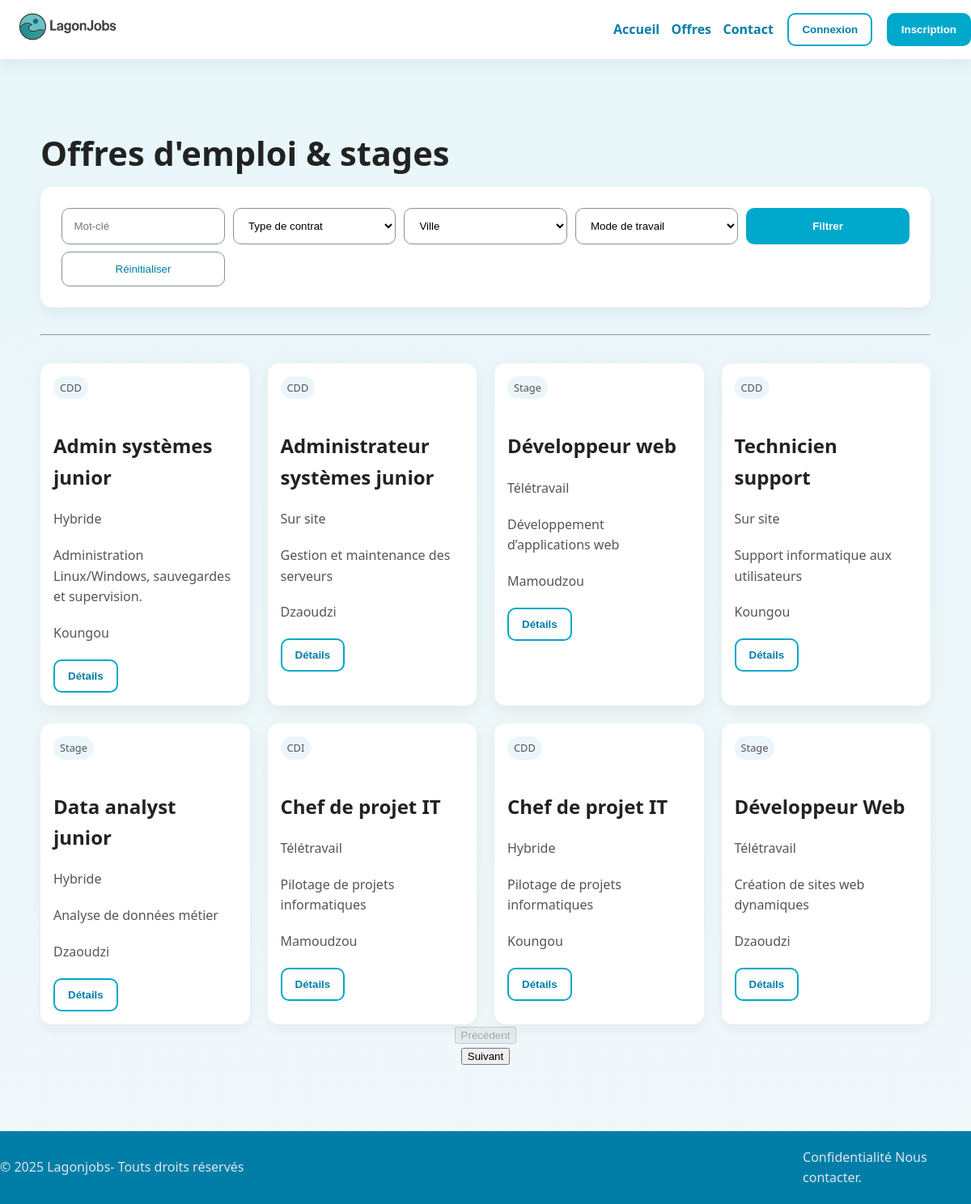
/Frontoffice/offres.php, run on the app's committed database.
### tables this page shows
CREATE TABLE `offres` (
  `Id` int(11) NOT NULL,
  `Titre` varchar(50) NOT NULL,
  `Description` text NOT NULL,
  `Mission` text NOT NULL,
  `Profil` text NOT NULL,
  `Id_contrat` int(11) NOT NULL,
  `Id_ville` int(11) NOT NULL,
  `Id_mode_de_travail` int(11) NOT NULL,
  `Date_debut` date NOT NULL,
  `Date_fin` date NOT NULL,
  `Id_statut` int(11) NOT NULL
);

CREATE TABLE `types_de_contrat` (
  `Id` int(11) NOT NULL,
  `Contrat` varchar(50) NOT NULL
);

CREATE TABLE `modes_de_travail` (
  `Id` int(11) NOT NULL,
  `Mode_de_travail` varchar(50) NOT NULL
);

CREATE TABLE `villes` (
  `Id` int(11) NOT NULL,
  `Nom_ville` varchar(50) NOT NULL
);

### Frontoffice/select.php (called while the page is built, shortened)
<?php
$sql = "SELECT of.Id,
of.Titre,
tdc.Contrat,
vil.Nom_ville,
mdt.Mode_de_travail,
of.Description,
of.Mission,
of.Profil,
of.Date_debut,
of.Date_fin,
TIMESTAMPDIFF(DAY, of.Date_debut, of.Date_fin) as nb_jours
FROM offres of
JOIN statuts st ON of.Id_statut=st.Id
JOIN types_de_contrat tdc ON of.Id_contrat=tdc.Id
JOIN villes vil ON of.Id_ville=vil.Id
JOIN modes_de_travail mdt ON of.Id_mode_de_travail=mdt.Id
WHERE of.Id_statut = 1
";
$params = [];
$page_actuel=1;
$sl = "SELECT COUNT(Id) FROM `offres`";
$stmt = $pdo->prepare($sl);
$stmt->execute();
$nbOffres=$stmt->fetchColumn();
$nbDePages = intdiv($nbOffres, 8);
if (($nbOffres%8)!= 0){
    $nbDePages+=1;
}
$debut = ($page_actuel * 8) - 8;
$sql.=" ORDER BY of.Id LIMIT ".$debut.",8";
$stmt = $pdo->prepare($sql);
$stmt->execute($params);
$offres=$stmt->fetchall();
?>

### Frontoffice/session.php (called while the page is built, shortened)
<?php
require_once(__DIR__ . '/select.php');
?>

### Frontoffice/offres.php (the view, shortened to what this page needs)
<?php
require_once('../asset/configmysql.php');
require_once(__DIR__ . '/session.php');
require_once(__DIR__ . '/select.php');
?>
<!DOCTYPE html>
<html lang="en">
<head>
    <link rel="stylesheet" href="../css/style.css">
</head>
<body>
  <header class="site-header header-inner">
    <span class="logo"><a href="index.php"><img src="../logo/Logo.png" alt="logo lagonjobs"></span>
    <nav class="nav">
        <a href="index.php">Accueil</a>
        <a href="offres.php">Offres</a>
        <a href="contact.php">Contact</a>
        <?php
        if(!isset($_SESSION['LOG_USER'])){
        ?>
            <button class="btn btn-outline" onclick="window.location.href='connexion.php'">Connexion</button>
            <button class="btn" onclick="window.location.href='inscription.php'">Inscription</button>
        <?php }else{ ?>
            <button class="btn" onclick="window.location.href='deconnexion.php'">Deconnexion</button>
        <?php } ?>
    </nav>
  </header>
  <main class="hero">
    <div class="container">
      <h1>Offres d'emploi & stages</h1>
        <form action="offres.php" method="POST" class="form filter-bar">
            <?php if (!isset($_POST['motcle'])){ ?>
              <input type="text" name="motcle" placeholder="Mot-clé">
            <?php }else { ?>
              <input type="text" name="motcle" placeholder="Mot-clé" value="<?php echo $_POST['motcle'] ?>">
            <?php } ?>
            <select name="type_de_contrat" >
                <option value="">Type de contrat</option>
            </select>
            <select name="ville" >
                <option value="">Ville</option>
            </select>
            <select name="mode_de_travail" >
              <option value="">Mode de travail</option>
            </select>
            <button type="submit" class="btn">Filtrer</button>
            <input class="btn-outline" type="button" onclick="window.location.href='offres.php'" value="Réinitialiser">
        </form> <br>
      <hr>
      <br>
      <section class="cards">
        <?php
        for ($i=0; $i < count($offres); $i++) {
        ?>
        <article class="card">
          <p class="badge"><?php echo $offres[$i]['Contrat']; ?></p>
          <h2><?php echo $offres[$i]['Titre']; ?></h2>
          <p><?php echo $offres[$i]['Mode_de_travail']; ?></p>
          <p><?php echo $offres[$i]['Description']; ?></p>
          <p><?php echo $offres[$i]['Nom_ville']; ?></p>
          <form action="details_offres.php" method="get">
              <button type="submit" class="btn btn-outline">Détails</button>
          </form>
        </article>
        <?php
          }
        ?>
      </section>
    </div>
      <center>
          <?php if (($page_actuel - 1) < 1 ){ ?>
              <form action="offres.php" method="get">
                <button type="submit" disabled>Précédent</button>
              </form>
          <?php } ?>
          <?php if (($page_actuel + 1) > $nbDePages){ ?>
              <form action="offres.php" method="get">
                <input type="hidden" name="id_page_suivant" value="<?php echo $page_actuel ?>">
                <button type="submit" disabled>Suivant</button>
              </form>
          <?php }else{ ?>
              <form action="offres.php" method="get">
                    <button type="submit">Suivant</button>
                </form>
          <?php } ?>
      </center>
  </main>
  <footer class="site-footer footer-inner">
    <p class="container">© 2025 Lagonjobs- Touts droits réservés</p>
    <a href="contact.php">Confidentialité Nous contacter.</a>
  </footer>
</body>
</html>

### css/style.css (style rules this page uses)
:root { --lagon:#00A8CC; --lagon-dark:#007EA7; --bg:#F5F9FA; --text:#222222; --text-2:#555555; --success:#4CAF50; --error:#E63946; --card:#ffffff; --shadow:0 6px 18px rgba(0,0,0,.06); --radius:14px; --radius-sm:10px; --space:clamp(14px, 2.8vw, 22px); }
* { box-sizing:border-box }
html,body { margin:0;padding:0 }
body { font-family: system-ui, -apple-system, "Segoe UI", Roboto, "Helvetica Neue", Arial, "Noto Sans", "Liberation Sans", sans-serif; color:var(--text); background:var(--bg); line-height:1.6; }
.container { width:min(1100px, 92vw); margin:auto }
a { color:var(--lagon-dark); text-decoration:none }
.btn { background:var(--lagon); color:#fff; padding:.7rem 1rem; border-radius:10px; display:inline-block; font-weight:600; border:2px solid var(--lagon); transition:all .2s ease; }
.btn-outline { background:transparent; color:var(--lagon-dark) }
.site-header { position:sticky; top:0; z-index:10; background:#fff; box-shadow:var(--shadow); }
.header-inner { display:flex; align-items:center; justify-content:space-between; padding:.8rem 0 }
.logo { display: flex;align-items: center; }
.logo img { height: 40px;width: auto;object-fit: contain; }
.nav { display:flex; gap:.9rem; align-items:center }
.nav a { font-weight:600 }
.nav .btn, .nav .btn-outline { margin-left:.2rem }
.hero { padding: clamp(40px, 8vw, 80px) 0; background: linear-gradient(180deg, #E8F6FA 0%, rgba(232,246,250,0.4) 100%); border-bottom:1px solid #e7eef1; }
.hero h1 { font-size:clamp(1.8rem, 4vw, 2.6rem); margin:.2rem 0 .5rem 0 }
.hero p { color:var(--text-2); margin:0 0 1.2rem 0 }
.hero .card { background:var(--card); padding:1rem; border-radius:var(--radius); box-shadow:var(--shadow); }
.cards { display:grid; grid-template-columns: repeat(auto-fill,minmax(250px,1fr)); gap:clamp(14px, 2.4vw, 22px) }
.card { background:var(--card); padding:1rem; border-radius:var(--radius); box-shadow:var(--shadow); }
.badge { display:inline-block; font-size:.8rem; background:#eaf6fa; color:var(--lagon-dark); padding:.25rem .5rem; border-radius:999px; margin-right:.35rem }
.site-footer { background:#007EA7; color:#dbe5ea; }
.footer-inner { display:flex; justify-content:space-between; align-items:center; padding:1.2rem 0 }
.footer-inner a { color:#dbe5ea }
.form { background:#fff; padding:clamp(18px, 3vw, 26px); border-radius:var(--radius); box-shadow:var(--shadow); }
.form input, .form select, .form textarea { width:100%; padding:.8rem .9rem; border:1px solid #8a9191; border-radius:10px; background:#fff; }
.filter-bar { display:grid; grid-template-columns: repeat(5, minmax(120px, 1fr)); gap:.6rem; }
html, body { height: 100%; }
body { display: flex; flex-direction: column; }
main { flex: 1; }
footer { background: #111; color: white; }

### data on the page
offres: Id_contrat.Contrat "CDD", Titre "Admin systèmes junior", Id_mode_de_travail.Mode_de_travail "Hybride", Description "Administration Linux/Windows, sauvegardes et supervision.", Id_ville.Nom_ville "Koungou"
offres: Id_contrat.Contrat "CDD", Titre "Administrateur systèmes junior", Id_mode_de_travail.Mode_de_travail "Sur site", Description "Gestion et maintenance des serveurs", Id_ville.Nom_ville "Dzaoudzi"
offres: Id_contrat.Contrat "Stage", Titre "Développeur web", Id_mode_de_travail.Mode_de_travail "Télétravail", Description "Développement d’applications web", Id_ville.Nom_ville "Mamoudzou"
offres: Id_contrat.Contrat "CDD", Titre "Technicien support", Id_mode_de_travail.Mode_de_travail "Sur site", Description "Support informatique aux utilisateurs", Id_ville.Nom_ville "Koungou"
offres: Id_contrat.Contrat "Stage", Titre "Data analyst junior", Id_mode_de_travail.Mode_de_travail "Hybride", Description "Analyse de données métier", Id_ville.Nom_ville "Dzaoudzi"
offres: Id_contrat.Contrat "CDI", Titre "Chef de projet IT", Id_mode_de_travail.Mode_de_travail "Télétravail", Description "Pilotage de projets informatiques", Id_ville.Nom_ville "Mamoudzou"
offres: Id_contrat.Contrat "CDD", Titre "Chef de projet IT", Id_mode_de_travail.Mode_de_travail "Hybride", Description "Pilotage de projets informatiques", Id_ville.Nom_ville "Koungou"
offres: Id_contrat.Contrat "Stage", Titre "Développeur Web", Id_mode_de_travail.Mode_de_travail "Télétravail", Description "Création de sites web dynamiques", Id_ville.Nom_ville "Dzaoudzi"
